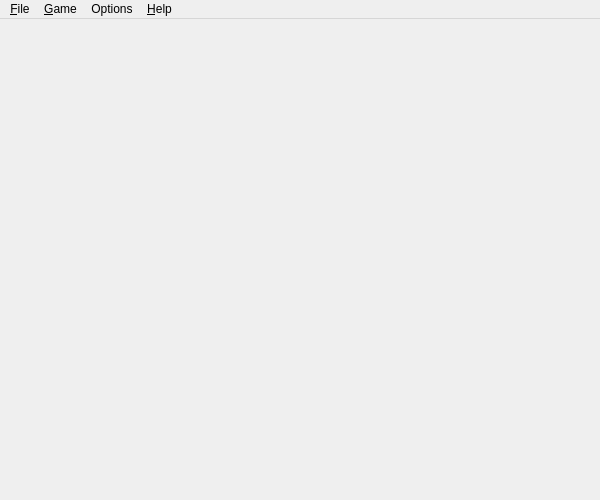
<?xml version="1.0" encoding="UTF-8"?>
<ui version="4.0">
 <class>DvonnWindow</class>
 <widget class="QMainWindow" name="DvonnWindow">
  <property name="geometry">
   <rect>
    <x>0</x>
    <y>0</y>
    <width>600</width>
    <height>500</height>
   </rect>
  </property>
  <property name="windowTitle">
   <string>Dvonn</string>
  </property>
  <widget class="QWidget" name="widget">
   <layout class="QGridLayout">
    <property name="margin">
     <number>10</number>
    </property>
    <item row="0" column="0">
     <widget class="DvonnViewer" name="dvonnViewer" native="true"/>
    </item>
   </layout>
  </widget>
  <widget class="QMenuBar" name="menubar">
   <property name="geometry">
    <rect>
     <x>0</x>
     <y>0</y>
     <width>600</width>
     <height>22</height>
    </rect>
   </property>
   <widget class="QMenu" name="File">
    <property name="geometry">
     <rect>
      <x>0</x>
      <y>0</y>
      <width>157</width>
      <height>165</height>
     </rect>
    </property>
    <property name="title">
     <string>&amp;File</string>
    </property>
    <addaction name="fileOpenAction"/>
    <addaction name="fileSaveAction"/>
    <addaction name="fileSaveAsAction"/>
    <addaction name="separator"/>
    <addaction name="filePrintAction"/>
    <addaction name="separator"/>
    <addaction name="fileExitAction"/>
   </widget>
   <widget class="QMenu" name="Game">
    <property name="geometry">
     <rect>
      <x>0</x>
      <y>0</y>
      <width>243</width>
      <height>234</height>
     </rect>
    </property>
    <property name="title">
     <string>&amp;Game</string>
    </property>
    <addaction name="gameUndoAction"/>
    <addaction name="gameRedoAction"/>
    <addaction name="separator"/>
    <addaction name="gameNewGameAction"/>
    <addaction name="gameRandomlyFinishAction"/>
    <addaction name="gameRandomlyMoveStackAction"/>
    <addaction name="separator"/>
    <addaction name="easyAction"/>
    <addaction name="averageAction"/>
    <addaction name="difficultAction"/>
    <addaction name="separator"/>
   </widget>
   <widget class="QMenu" name="Options">
    <property name="geometry">
     <rect>
      <x>0</x>
      <y>0</y>
      <width>169</width>
      <height>122</height>
     </rect>
    </property>
    <property name="title">
     <string>Options</string>
    </property>
    <addaction name="displayTogglePossDestAction"/>
    <addaction name="displayToggleShowLabelsAction"/>
    <addaction name="displayToggleDragToPlayAction"/>
    <addaction name="optionsAnimate_playsAction"/>
   </widget>
   <widget class="QMenu" name="Help">
    <property name="geometry">
     <rect>
      <x>0</x>
      <y>0</y>
      <width>141</width>
      <height>115</height>
     </rect>
    </property>
    <property name="title">
     <string>&amp;Help</string>
    </property>
    <addaction name="helpHelpAction"/>
    <addaction name="separator"/>
    <addaction name="helpMouseBindingsAction"/>
    <addaction name="helpAboutAction"/>
   </widget>
   <addaction name="File"/>
   <addaction name="Game"/>
   <addaction name="Options"/>
   <addaction name="Help"/>
  </widget>
  <action name="fileOpenAction">
   <property name="icon">
    <iconset>
     <normaloff>image2</normaloff>image2</iconset>
   </property>
   <property name="text">
    <string>&amp;Load game</string>
   </property>
   <property name="iconText">
    <string>Load game</string>
   </property>
   <property name="toolTip">
    <string>Load a saved game</string>
   </property>
   <property name="shortcut">
    <string>Ctrl+O</string>
   </property>
  </action>
  <action name="fileSaveAction">
   <property name="enabled">
    <bool>false</bool>
   </property>
   <property name="icon">
    <iconset>
     <normaloff>image3</normaloff>image3</iconset>
   </property>
   <property name="text">
    <string>&amp;Save</string>
   </property>
   <property name="iconText">
    <string>Save</string>
   </property>
   <property name="shortcut">
    <string>Ctrl+S</string>
   </property>
  </action>
  <action name="fileSaveAsAction">
   <property name="text">
    <string>Save &amp;As...</string>
   </property>
   <property name="iconText">
    <string>Save As</string>
   </property>
   <property name="shortcut">
    <string/>
   </property>
  </action>
  <action name="filePrintAction">
   <property name="icon">
    <iconset>
     <normaloff>image4</normaloff>image4</iconset>
   </property>
   <property name="text">
    <string>&amp;Print...</string>
   </property>
   <property name="iconText">
    <string>Print</string>
   </property>
   <property name="shortcut">
    <string/>
   </property>
  </action>
  <action name="fileExitAction">
   <property name="text">
    <string>E&amp;xit</string>
   </property>
   <property name="iconText">
    <string>Exit</string>
   </property>
   <property name="shortcut">
    <string>Ctrl+Q</string>
   </property>
  </action>
  <action name="gameUndoAction">
   <property name="icon">
    <iconset>
     <normaloff>image5</normaloff>image5</iconset>
   </property>
   <property name="text">
    <string>&amp;Undo</string>
   </property>
   <property name="iconText">
    <string>Undo</string>
   </property>
   <property name="shortcut">
    <string>Ctrl+Z</string>
   </property>
  </action>
  <action name="gameRedoAction">
   <property name="icon">
    <iconset>
     <normaloff>image6</normaloff>image6</iconset>
   </property>
   <property name="text">
    <string>&amp;Redo</string>
   </property>
   <property name="iconText">
    <string>Redo</string>
   </property>
   <property name="shortcut">
    <string>Ctrl+Y</string>
   </property>
  </action>
  <action name="helpHelpAction">
   <property name="text">
    <string>Rules of Dvonn</string>
   </property>
   <property name="iconText">
    <string>Rules of Dvonn</string>
   </property>
  </action>
  <action name="helpAboutAction">
   <property name="text">
    <string>&amp;About...</string>
   </property>
   <property name="iconText">
    <string>About</string>
   </property>
   <property name="shortcut">
    <string/>
   </property>
  </action>
  <action name="gameNewGameAction">
   <property name="text">
    <string>&amp;New Game</string>
   </property>
   <property name="iconText">
    <string>New Game</string>
   </property>
   <property name="shortcut">
    <string>Ctrl+N</string>
   </property>
  </action>
  <action name="displayTogglePossDestAction">
   <property name="checkable">
    <bool>true</bool>
   </property>
   <property name="checked">
    <bool>true</bool>
   </property>
   <property name="text">
    <string>Show &amp;possible plays</string>
   </property>
   <property name="iconText">
    <string>Show &amp;possible plays</string>
   </property>
  </action>
  <action name="displayToggleTexturesAction">
   <property name="checkable">
    <bool>true</bool>
   </property>
   <property name="checked">
    <bool>true</bool>
   </property>
   <property name="text">
    <string>Use &amp;textures</string>
   </property>
   <property name="iconText">
    <string>Use textures</string>
   </property>
  </action>
  <action name="displayToggleLightsAction">
   <property name="checkable">
    <bool>true</bool>
   </property>
   <property name="checked">
    <bool>true</bool>
   </property>
   <property name="text">
    <string>&amp;Spot light</string>
   </property>
   <property name="iconText">
    <string>Spot light</string>
   </property>
  </action>
  <action name="gameRandomlyFinishAction">
   <property name="text">
    <string>Randomly &amp;finish placement</string>
   </property>
   <property name="iconText">
    <string>Randomly &amp;finish placement</string>
   </property>
   <property name="shortcut">
    <string>R</string>
   </property>
  </action>
  <action name="displayToggleDragToPlayAction">
   <property name="checkable">
    <bool>true</bool>
   </property>
   <property name="text">
    <string>&amp;Drag to play</string>
   </property>
   <property name="iconText">
    <string>Drag to play</string>
   </property>
  </action>
  <action name="displayToggleShowLabelsAction">
   <property name="checkable">
    <bool>true</bool>
   </property>
   <property name="checked">
    <bool>false</bool>
   </property>
   <property name="text">
    <string>Show &amp;Labels</string>
   </property>
   <property name="iconText">
    <string>Show Labels</string>
   </property>
  </action>
  <action name="gameRandomlyMoveStackAction">
   <property name="text">
    <string>Rand&amp;omly move Stack</string>
   </property>
   <property name="iconText">
    <string>Randomly move Stack</string>
   </property>
   <property name="shortcut">
    <string>Shift+R</string>
   </property>
  </action>
  <action name="displayToggleShowAnimationAction">
   <property name="checkable">
    <bool>true</bool>
   </property>
   <property name="checked">
    <bool>true</bool>
   </property>
   <property name="text">
    <string>Show an&amp;imation</string>
   </property>
   <property name="iconText">
    <string>Show animation</string>
   </property>
  </action>
  <action name="helpMouseBindingsAction">
   <property name="text">
    <string>&amp;Mouse bindings</string>
   </property>
   <property name="iconText">
    <string>&amp;Mouse bindings</string>
   </property>
  </action>
  <action name="optionsAnimate_playsAction">
   <property name="checkable">
    <bool>true</bool>
   </property>
   <property name="checked">
    <bool>true</bool>
   </property>
   <property name="text">
    <string>Animate plays</string>
   </property>
   <property name="iconText">
    <string>Animate plays</string>
   </property>
  </action>
  <actiongroup name="levelActionGroup">
   <action name="easyAction">
    <property name="checkable">
     <bool>true</bool>
    </property>
    <property name="checked">
     <bool>true</bool>
    </property>
    <property name="enabled">
     <bool>false</bool>
    </property>
    <property name="text">
     <string>&amp;Easy</string>
    </property>
    <property name="iconText">
     <string>Easy</string>
    </property>
   </action>
   <action name="averageAction">
    <property name="checkable">
     <bool>true</bool>
    </property>
    <property name="enabled">
     <bool>false</bool>
    </property>
    <property name="text">
     <string>&amp;Average</string>
    </property>
    <property name="iconText">
     <string>&amp;Average</string>
    </property>
   </action>
   <action name="difficultAction">
    <property name="checkable">
     <bool>true</bool>
    </property>
    <property name="enabled">
     <bool>false</bool>
    </property>
    <property name="text">
     <string>&amp;Difficult</string>
    </property>
    <property name="iconText">
     <string>Difficult</string>
    </property>
   </action>
  </actiongroup>
 </widget>
 <layoutdefault spacing="6" margin="11"/>
 <customwidgets>
  <customwidget>
   <class>DvonnViewer</class>
   <extends></extends>
   <header>dvonnviewer.h</header>
  </customwidget>
 </customwidgets>
 <resources/>
 <connections/>
</ui>
